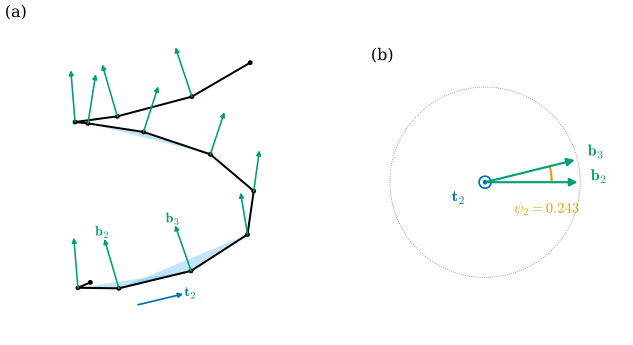

Write the Python code that produced this figure.
"""Figure 37.5.1: discrete binormals and torsion angles of a sampled helix.

(a) the helix (a, b) = (1, 0.3) sampled with 8 vertices per turn (t_j = 2 pi j / 8, 1.5 turns): the planes through three
consecutive vertices (shaded triangles) and their unit normals, the discrete binormals b_i; (b) the plane orthogonal
to the edge tangent t_4, seen from the tip of t_4: b_4 and b_5 both lie in it and the torsion angle psi_4 is the
signed angle between them (right-hand rule about t_4).

Run: PYTHONPATH=tools python3 chapters/37-curves-smooth-discrete/figures/fig-37-5-1-discrete-binormals.py
"""
import sys
from pathlib import Path

import numpy as np

sys.path.insert(0, str(Path(__file__).resolve().parents[1] / "lib"))
import dgfig  # noqa: E402
dgfig.setup()
import matplotlib.pyplot as plt  # noqa: E402
from matplotlib.patches import Arc  # noqa: E402
from mpl_toolkits.mplot3d.art3d import Poly3DCollection  # noqa: E402

import dgdec as dd  # noqa: E402
import ddg37  # noqa: E402

C = dgfig.COLORS
n_turn = 8
tj = 2 * np.pi * np.arange(13) / n_turn
X = ddg37.helix_point(tj)
B = dd.vertex_binormals(X, False)
psi = dd.torsion_angles(X, False)
T = dd.curve_tangents(X, False)
ell, th_c, psi_c = ddg37.helix_discrete_angles(2 * np.pi / n_turn)
assert np.allclose(psi[1:-1], psi_c) and psi_c > 0                  # right-handed: psi > 0
assert np.allclose(np.sum(B[1:-1] * T[:-1][0:len(B) - 2], 1), 0)     # b_i is orthogonal to t_{i-1}
i0 = 2

fig = plt.figure(figsize=(7.0, 3.6))
gs = fig.add_gridspec(1, 2, width_ratios=[1.5, 1])
ax = dgfig.axes3d(fig, gs[0], elev=18, azim=120)
dgfig.curve3d(ax, X, lw=1.5)
ax.scatter(*X.T, s=8, color=C["main"], depthshade=False, zorder=6)
for i in range(1, len(X) - 1):
    if i in (i0, i0 + 1, 7):
        tri = Poly3DCollection([X[i - 1:i + 2]], facecolor=C["region"], alpha=0.35, edgecolor="none", zorder=2)
        ax.add_collection3d(tri)
    dgfig.arrow3d(ax, X[i], 0.55 * B[i], role="third", head=7, lw=1.2,
                  label=r"$\mathbf{b}_{%d}$" % i if i in (i0, i0 + 1) else None, fontsize=10.5)
dgfig.arrow3d(ax, X[i0] + 0.5 * (X[i0 + 1] - X[i0]) - 0.25 * T[i0] - 0.22 * B[i0], 0.5 * T[i0], role="tangent", head=7, lw=1.3,
              label=r"$\mathbf{t}_{%d}$" % i0, fontsize=10.5)
dgfig.equal_aspect(ax, np.vstack([X + 0.55, X - 0.55]), zoom=1.75)
ax.set_title("(a)", fontsize=12, loc="left")

# (b) the normal plane of edge i0, seen from the tip of t_{i0}
bx = fig.add_subplot(gs[1])
xh = B[i0]
yh = np.cross(T[i0], B[i0])
b2 = np.array([np.dot(B[i0 + 1], xh), np.dot(B[i0 + 1], yh)])
assert abs(np.arctan2(b2[1], b2[0]) - psi[i0]) < 1e-12
for v, lab in ((np.array([1.0, 0.0]), r"$\mathbf{b}_{%d}$" % i0), (b2, r"$\mathbf{b}_{%d}$" % (i0 + 1))):
    bx.annotate("", xy=v, xytext=(0, 0), arrowprops=dict(arrowstyle="-|>", color=C["third"], lw=1.6,
                                                          mutation_scale=12))
    bx.text(1.08 * v[0] + 0.03, 1.08 * v[1] + 0.02, lab, color=C["third"], fontsize=12)
bx.add_patch(Arc((0, 0), 1.4, 1.4, theta1=0, theta2=np.degrees(psi[i0]), color=C["accent"], lw=1.6))
bx.text(0.3, -0.32, r"$\psi_{%d} = %.3f$" % (i0, psi[i0]), color=C["accent"], fontsize=11)
bx.plot([0], [0], "o", ms=9, mfc="white", mec=C["tangent"], mew=1.3)
bx.plot([0], [0], "o", ms=2.5, color=C["tangent"])
bx.text(-0.35, -0.2, r"$\mathbf{t}_{%d}$" % i0, color=C["tangent"], fontsize=12)
circ = np.linspace(0, 2 * np.pi, 200)
bx.plot(np.cos(circ), np.sin(circ), color=C["aux"], lw=0.6, ls=":")
bx.set_aspect("equal")
bx.set_xlim(-1.2, 1.5)
bx.set_ylim(-1.2, 1.2)
bx.set_axis_off()
bx.set_title("(b)", fontsize=12, loc="left")
fig.subplots_adjust(left=0, right=0.98, bottom=0.02, top=0.93, wspace=0.05)
dgfig.save(fig, __file__)
